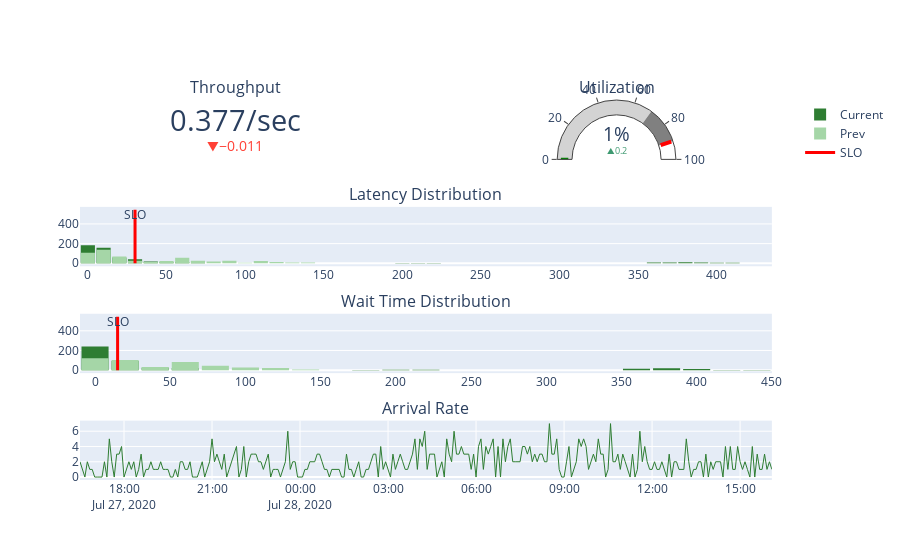

The code cell stored with this chart in its notebook:
### Code cell
dashboard = build_dashboard(Q_svc_cls, prev_q=Q_tuning)
dashboard.show()

### Figure 1 — Plotly figure (JSON) as saved in the notebook; plotly's stock layout.template omitted (floating-point values rounded to 4 significant figures; data arrays with more than 128 entries replaced by an {"elided": "..."} marker saying what was removed)
{"data": [{"delta": {"position": "bottom", "reference": 0.3875}, "domain": {"x": [0, 0.44], "y": [0.8438, 1]}, "mode": "number+delta", "number": {"suffix": "/sec"}, "type": "indicator", "value": 0.3766}, {"delta": {"reference": 0.7879}, "domain": {"x": [0.54, 0.98], "y": [0.8438, 1]}, "gauge": {"axis": {"range": [null, 100]}, "steps": [{"color": "lightgray", "range": [0, 70]}, {"color": "gray", "range": [70, 90]}], "threshold": {"line": {"color": "red", "width": 4}, "thickness": 0.75, "value": 90}}, "mode": "gauge+number+delta", "number": {"suffix": "%"}, "type": "indicator", "value": 0.9972}, {"bingroup": "1", "marker": {"color": "#2E7D32"}, "name": "Current", "type": "histogram", "x": {"elided": "543 float values"}, "xaxis": "x", "yaxis": "y"}, {"bingroup": "1", "marker": {"color": "#A5D6A7"}, "name": "Prev", "type": "histogram", "x": {"elided": "559 float values"}, "xaxis": "x", "yaxis": "y"}, {"line": {"color": "red", "width": 3}, "mode": "lines+text", "showlegend": false, "text": [null, "SLO"], "textposition": "bottom center", "type": "scatter", "x": [30, 30], "xaxis": "x", "y": [0, 543], "yaxis": "y"}, {"bingroup": "2", "marker": {"color": "#2E7D32"}, "showlegend": false, "type": "histogram", "x": {"elided": "433 float values"}, "xaxis": "x2", "yaxis": "y2"}, {"bingroup": "2", "marker": {"color": "#A5D6A7"}, "showlegend": false, "type": "histogram", "x": {"elided": "442 float values"}, "xaxis": "x2", "yaxis": "y2"}, {"line": {"color": "red", "width": 3}, "mode": "lines+text", "name": "SLO", "text": [null, "SLO"], "textposition": "bottom center", "type": "scatter", "x": [15, 15], "xaxis": "x2", "y": [0, 543], "yaxis": "y2"}, {"line": {"color": "#2E7D32", "width": 1}, "showlegend": false, "type": "scatter", "x": {"elided": "284 str values"}, "xaxis": "x3", "y": {"elided": "284 int values"}, "yaxis": "y3"}], "layout": {"annotations": [{"font": {"size": 16}, "showarrow": false, "text": "Throughput", "x": 0.22, "xanchor": "center", "xref": "paper", "y": 1, "yanchor": "bottom", "yref": "paper"}, {"font": {"size": 16}, "showarrow": false, "text": "Utilization", "x": 0.76, "xanchor": "center", "xref": "paper", "y": 1, "yanchor": "bottom", "yref": "paper"}, {"font": {"size": 16}, "showarrow": false, "text": "Latency Distribution", "x": 0.49, "xanchor": "center", "xref": "paper", "y": 0.7188, "yanchor": "bottom", "yref": "paper"}, {"font": {"size": 16}, "showarrow": false, "text": "Wait Time Distribution", "x": 0.49, "xanchor": "center", "xref": "paper", "y": 0.4375, "yanchor": "bottom", "yref": "paper"}, {"font": {"size": 16}, "showarrow": false, "text": "Arrival Rate", "x": 0.49, "xanchor": "center", "xref": "paper", "y": 0.1562, "yanchor": "bottom", "yref": "paper"}], "bargap": 0.1, "barmode": "overlay", "xaxis": {"anchor": "y", "domain": [0, 0.98]}, "xaxis2": {"anchor": "y2", "domain": [0, 0.98]}, "xaxis3": {"anchor": "y3", "domain": [0, 0.98]}, "yaxis": {"anchor": "x", "domain": [0.5625, 0.7188]}, "yaxis2": {"anchor": "x2", "domain": [0.2812, 0.4375]}, "yaxis3": {"anchor": "x3", "domain": [0, 0.1562]}}}
